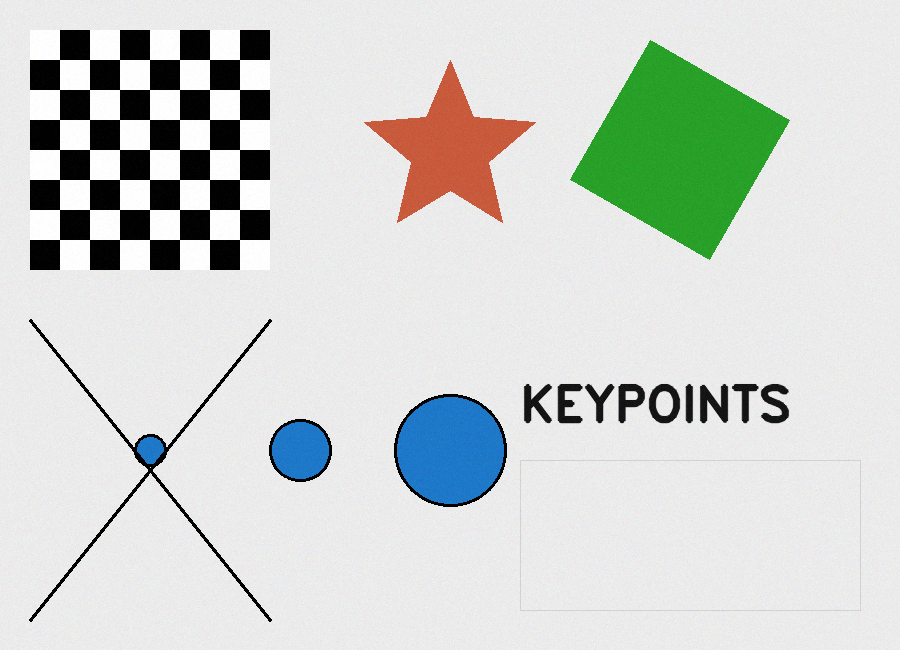
#> input picture synthetic_scene.png, 900 x 650 px
$ python -i visualize.py   (imports and definitions only)
#> lines starting #> are read from the running program, lines starting #| are printed output that depends on the picture
"""
visualize.py
------------
Drawing / visualization utilities for the Keypoint Detection and
Visualization System.

Produces:
  - Per-detector annotated images (keypoints drawn with size/orientation)
  - A Harris "response heatmap" overlay
  - A side-by-side comparison panel (Harris | ORB | SIFT)
  - A bar-chart summary of keypoint counts and runtime
"""

import cv2
import numpy as np
import matplotlib
# [1 line not run here, left out]
import matplotlib.pyplot as plt

from detectors import DetectionResult


# [49 lines left out: functions draw_harris, draw_harris_heatmap, draw_rich_keypoints, annotate, not called in this run]


def side_by_side(image: np.ndarray, results: dict, order=("Harris", "ORB", "SIFT")) -> np.ndarray:
    """Build a single horizontal comparison panel from a {name: DetectionResult} dict."""
    panels = [annotate(image, results[name]) for name in order if name in results]
    h = max(p.shape[0] for p in panels)
    resized = []
    for p in panels:
        if p.shape[0] != h:
            scale = h / p.shape[0]
            p = cv2.resize(p, (int(p.shape[1] * scale), h))
        resized.append(p)
    return np.hstack(resized)


# [24 lines left out: function summary_chart, not called in this run]

>>> import cv2
>>> picture = cv2.imread('synthetic_scene.png', cv2.IMREAD_GRAYSCALE)
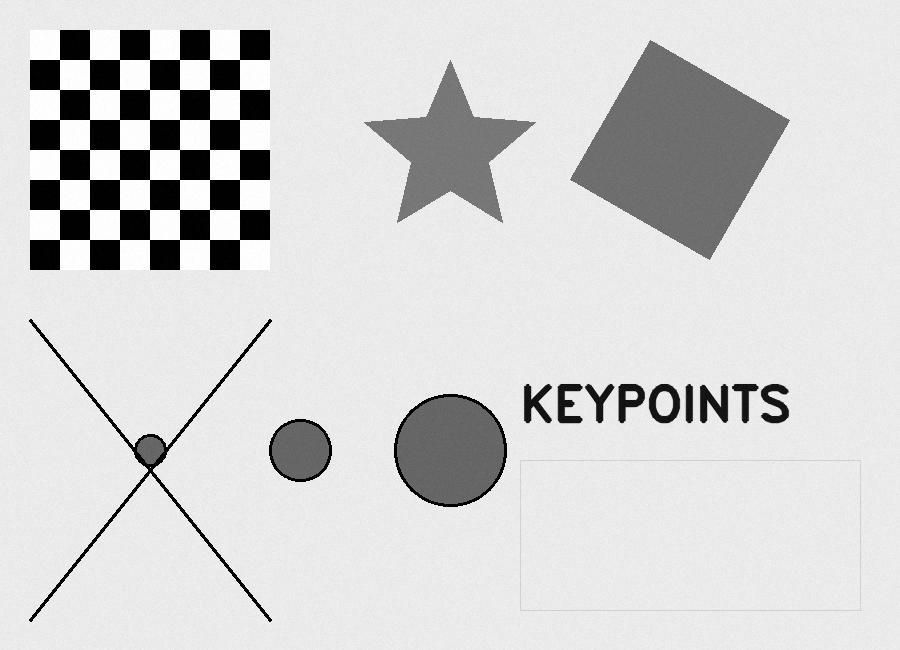
#> picture: shape (650, 900); min 0, max 255, mean 210
>>> result = side_by_side(picture, 'out.png')
#> in side_by_side, `panels = [annotate(image, results[name]) for name in order if name in ..`: panels = []
#> (the run stopped early here; a loop or call above may not have finished)
